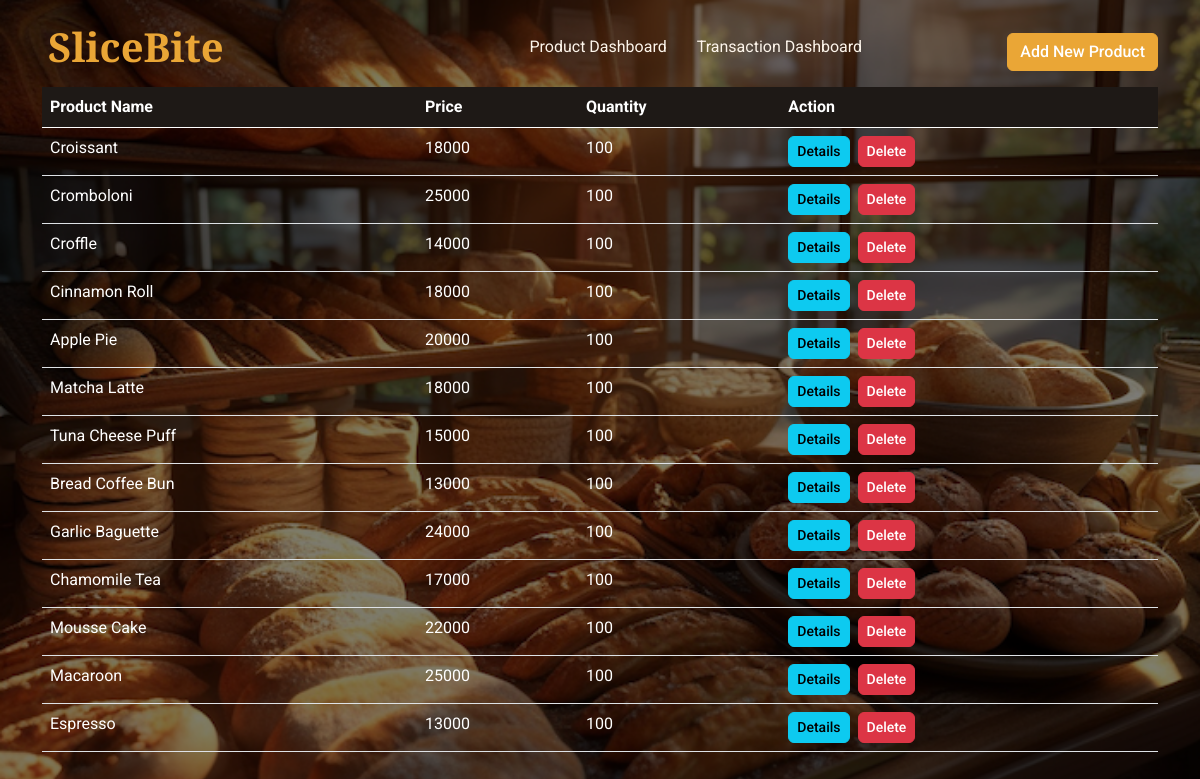
The page /admin/product-dashboard.php on the database its author committed.
### tables this page shows
CREATE TABLE `product` (
  `id` int(11) NOT NULL,
  `Name_Product` varchar(255) NOT NULL,
  `Price` varchar(11) NOT NULL,
  `qty` int(11) NOT NULL,
  `image` blob NOT NULL,
  `description` varchar(255) NOT NULL,
  `variant` varchar(64) NOT NULL
);

### admin/product-dashboard.php (the view, shortened to what this page needs)
<!DOCTYPE html>
<html lang="en">
    <head>
        <link
        href="https://cdnjs.cloudflare.com/ajax/libs/font-awesome/5.10.0/css/all.min.css"
        rel="stylesheet"
        />
        <link
        href="https://cdn.jsdelivr.net/npm/bootstrap-icons@1.4.1/font/bootstrap-icons.css"
        rel="stylesheet"
        />
        <link href="https://cdn.datatables.net/v/dt/dt-1.13.6/datatables.min.css" rel="stylesheet">
        <link href="../lib/animate/animate.min.css" rel="stylesheet" />
        <link href="../lib/owlcarousel/assets/owl.carousel.min.css" rel="stylesheet" />
        <link href="../css/bootstrap.min.css" rel="stylesheet" />
        <link href="../css/style.css" rel="stylesheet" />
    </head>
    <body>
    <nav
      class="navbar navbar-expand-lg navbar-dark fixed-top py-lg-0 px-lg-5 wow fadeIn"
      data-wow-delay="0.1s"
    >
      <a href="index.php" class="navbar-brand ms-4 ms-lg-0">
        <h1 class="text-primary m-0">SliceBite</h1>
      </a>
      <div class="collapse navbar-collapse" id="navbarCollapse">
        <div class="navbar-nav mx-auto p-4 p-lg-0">
          <a href="product-dashboard.php" class="nav-item nav-link">Product Dashboard</a>
          <a href="transaction-dashboard.php" class="nav-item nav-link">Transaction Dashboard</a>
        </div>
      </div>
    </nav>
    <div class="main w-80 d-flex align-items-center justify-content-center min-vh-100 text-light">
        <div class="container">
            <div class="d-flex justify-content-end mb-3">
                <a class="btn btn-primary add-product" href="#"  data-bs-toggle="modal" data-bs-target="#productModal">
                    Add New Product
                </a>
            </div>
            <table class="table" width="100%" id="table-product">
                <thead class="table-dark">
                    <tr>
                        <th scope="col">Product Name</th>
                        <th scope="col">Price</th>
                        <th scope="col">Quantity</th>
                        <th scope="col">Action</th>
                    </tr>
                </thead>
                <tbody>
                <?php
                require_once '../conn.php';
                $sql = "SELECT id, Name_Product, Price, qty FROM product";
                $result = $conn->query($sql);
                    if ($result->num_rows > 0) {
                        while($row = $result->fetch_assoc()) {
                            echo "<tr>";
                            echo "<td>" . $row["Name_Product"] . "</td>";
                            echo "<td>" . $row["Price"] . "</td>";
                            echo "<td>" . $row["qty"] . "</td>";
                            echo "<td>
                            <div class='d-flex'>
                            <button type='button' class='btn btn-info btn-sm me-2' data-bs-toggle='modal' data-bs-target='#detailsModal' data-id='" . $row["id"] . "'>Details</button>
                            <form action='delete-product.php' method='POST' onsubmit='return confirm(\"Are you sure you want to delete this product?\");'>
                                <input type='hidden' name='deleteProductId' value='" . $row["id"] . "' />
                                <button type='submit' class='btn btn-danger btn-sm'>Delete</button>
                            </form>
                        </div>
                                    </td>";
                                echo "</tr>";
                        }
                    } else {
                        echo "<tr><td colspan='3'>Data not found</td></tr>";
                    }
                    ?>
                </tbody>
            </table>
        </div>
    </div>
</body>
</html>

### css/style.css (style rules this page uses)
:root { --primary: #EAA636; --secondary: #545454; --light: #FDF5EB; --dark: #1E1916; }
.btn { font-weight: 500; transition: .5s; }
.btn.btn-primary { color: #FFFFFF; }
.navbar .navbar-nav .nav-link { padding: 35px 15px; color: var(--light); outline: none; }
.navbar.fixed-top { transition: .5s; }

### admin/product-dashboard.php (style rules this page uses)
body { background-image: url('../img/admin-bakery.png'); background-size: cover; background-repeat: no-repeat; background-attachment: fixed; }
.main { position: absolute; top: 0; left: 0; width: 100%; height: 100%; background-color: rgba(0, 0, 0, 0.5); }
#table-product tbody td { color: white; }

### rows shown on the page
product: Name_Product "Croissant", Price "18000", qty "100"
product: Name_Product "Cromboloni", Price "25000", qty "100"
product: Name_Product "Croffle", Price "14000", qty "100"
product: Name_Product "Cinnamon Roll", Price "18000", qty "100"
product: Name_Product "Apple Pie", Price "20000", qty "100"
product: Name_Product "Matcha Latte", Price "18000", qty "100"
product: Name_Product "Tuna Cheese Puff", Price "15000", qty "100"
product: Name_Product "Bread Coffee Bun", Price "13000", qty "100"
product: Name_Product "Garlic Baguette", Price "24000", qty "100"
product: Name_Product "Chamomile Tea", Price "17000", qty "100"
product: Name_Product "Mousse Cake", Price "22000", qty "100"
product: Name_Product "Macaroon", Price "25000", qty "100"
product: Name_Product "Espresso", Price "13000", qty "100"
